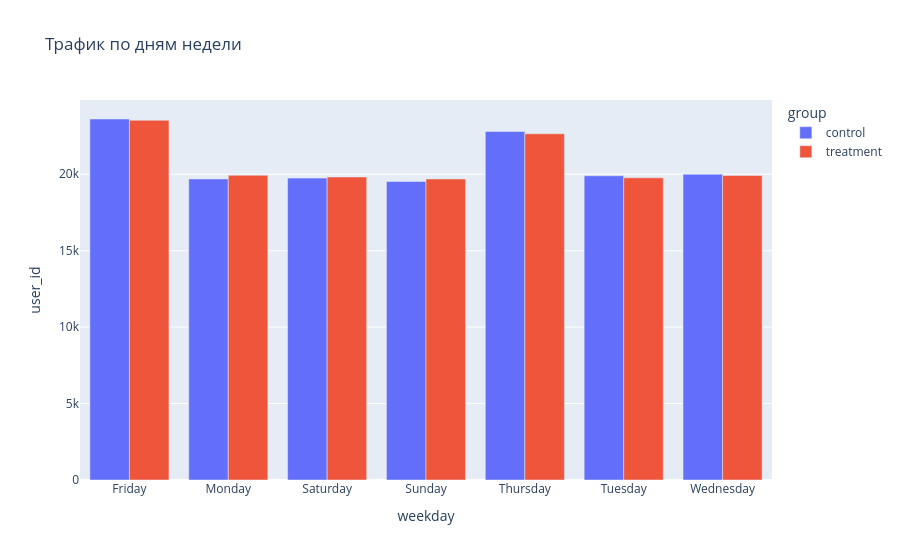

The code cell stored with this chart in its notebook:
### Markdown cell above
Группы почти одинаковые — разница в 37 человек из 290к. Гуд, идем дальше

### Code cell
df['weekday'] = df['timestamp'].dt.day_name()
weekday_group = df.groupby(['weekday', 'group'], as_index=False)['user_id'].count()
px.bar(weekday_group, x='weekday', y='user_id', color='group', barmode='group', title='Трафик по дням недели').show()

### Figure 1 — Plotly figure (JSON) as saved in the notebook; plotly's stock layout.template omitted (floating-point values rounded to 4 significant figures)
{"data": [{"alignmentgroup": "True", "hovertemplate": "group=control<br>weekday=%{x}<br>user_id=%{y}<extra></extra>", "legendgroup": "control", "marker": {"color": "#636efa", "pattern": {"shape": ""}}, "name": "control", "offsetgroup": "control", "orientation": "v", "showlegend": true, "textposition": "auto", "type": "bar", "x": ["Friday", "Monday", "Saturday", "Sunday", "Thursday", "Tuesday", "Wednesday"], "xaxis": "x", "y": [23615, 19692, 19748, 19527, 22794, 19901, 19997], "yaxis": "y"}, {"alignmentgroup": "True", "hovertemplate": "group=treatment<br>weekday=%{x}<br>user_id=%{y}<extra></extra>", "legendgroup": "treatment", "marker": {"color": "#EF553B", "pattern": {"shape": ""}}, "name": "treatment", "offsetgroup": "treatment", "orientation": "v", "showlegend": true, "textposition": "auto", "type": "bar", "x": ["Friday", "Monday", "Saturday", "Sunday", "Thursday", "Tuesday", "Wednesday"], "xaxis": "x", "y": [23533, 19934, 19817, 19694, 22646, 19769, 19918], "yaxis": "y"}], "layout": {"barmode": "group", "legend": {"title": {"text": "group"}, "tracegroupgap": 0}, "title": {"text": "Трафик по дням недели"}, "xaxis": {"anchor": "y", "domain": [0, 1], "title": {"text": "weekday"}}, "yaxis": {"anchor": "x", "domain": [0, 1], "title": {"text": "user_id"}}}}
